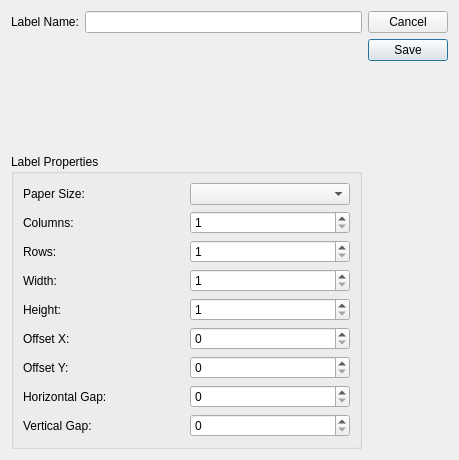
<?xml version="1.0" encoding="UTF-8"?>
<ui version="4.0">
 <class>LabelDefinitionEditor</class>
 <widget class="QDialog" name="LabelDefinitionEditor">
  <property name="geometry">
   <rect>
    <x>0</x>
    <y>0</y>
    <width>459</width>
    <height>460</height>
   </rect>
  </property>
  <property name="windowTitle">
   <string>Label Definition Editor</string>
  </property>
  <layout class="QGridLayout" name="gridLayout_2">
   <item row="0" column="0">
    <layout class="QVBoxLayout" name="verticalLayout_4">
     <item>
      <layout class="QVBoxLayout" name="verticalLayout_3">
       <item>
        <layout class="QHBoxLayout" name="horizontalLayout">
         <item>
          <widget class="QLabel" name="label">
           <property name="text">
            <string>Label Name:</string>
           </property>
          </widget>
         </item>
         <item>
          <widget class="QLineEdit" name="labelName"/>
         </item>
        </layout>
       </item>
       <item>
        <spacer name="verticalSpacer_2">
         <property name="orientation">
          <enum>Qt::Vertical</enum>
         </property>
         <property name="sizeHint" stdset="0">
          <size>
           <width>20</width>
           <height>13</height>
          </size>
         </property>
        </spacer>
       </item>
      </layout>
     </item>
     <item>
      <widget class="QGroupBox" name="groupBox">
       <property name="title">
        <string>Label Properties</string>
       </property>
       <layout class="QGridLayout" name="gridLayout">
        <item row="0" column="0">
         <layout class="QHBoxLayout" name="horizontalLayout_2">
          <item>
           <widget class="QLabel" name="label_2">
            <property name="text">
             <string>Paper Size:</string>
            </property>
           </widget>
          </item>
          <item>
           <widget class="QComboBox" name="paperSize"/>
          </item>
         </layout>
        </item>
        <item row="1" column="0">
         <layout class="QHBoxLayout" name="horizontalLayout_3">
          <item>
           <widget class="QLabel" name="label_3">
            <property name="text">
             <string>Columns:</string>
            </property>
           </widget>
          </item>
          <item>
           <widget class="QSpinBox" name="labelColumns">
            <property name="minimum">
             <number>1</number>
            </property>
            <property name="maximum">
             <number>16777215</number>
            </property>
           </widget>
          </item>
         </layout>
        </item>
        <item row="2" column="0">
         <layout class="QHBoxLayout" name="horizontalLayout_4">
          <item>
           <widget class="QLabel" name="label_4">
            <property name="text">
             <string>Rows:</string>
            </property>
           </widget>
          </item>
          <item>
           <widget class="QSpinBox" name="labelRows">
            <property name="minimum">
             <number>1</number>
            </property>
            <property name="maximum">
             <number>16777215</number>
            </property>
           </widget>
          </item>
         </layout>
        </item>
        <item row="3" column="0">
         <layout class="QHBoxLayout" name="horizontalLayout_5">
          <item>
           <widget class="QLabel" name="label_5">
            <property name="text">
             <string>Width:</string>
            </property>
           </widget>
          </item>
          <item>
           <widget class="QSpinBox" name="labelWidth">
            <property name="minimum">
             <number>1</number>
            </property>
            <property name="maximum">
             <number>16777215</number>
            </property>
           </widget>
          </item>
         </layout>
        </item>
        <item row="4" column="0">
         <layout class="QHBoxLayout" name="horizontalLayout_6">
          <item>
           <widget class="QLabel" name="label_6">
            <property name="text">
             <string>Height:</string>
            </property>
           </widget>
          </item>
          <item>
           <widget class="QSpinBox" name="labelHeight">
            <property name="minimum">
             <number>1</number>
            </property>
            <property name="maximum">
             <number>16777215</number>
            </property>
           </widget>
          </item>
         </layout>
        </item>
        <item row="5" column="0">
         <layout class="QHBoxLayout" name="horizontalLayout_7">
          <item>
           <widget class="QLabel" name="label_7">
            <property name="text">
             <string>Offset X:</string>
            </property>
           </widget>
          </item>
          <item>
           <widget class="QSpinBox" name="labelStartXOffset">
            <property name="maximum">
             <number>16777215</number>
            </property>
           </widget>
          </item>
         </layout>
        </item>
        <item row="6" column="0">
         <layout class="QHBoxLayout" name="horizontalLayout_8">
          <item>
           <widget class="QLabel" name="label_8">
            <property name="text">
             <string>Offset Y:</string>
            </property>
           </widget>
          </item>
          <item>
           <widget class="QSpinBox" name="labelStartYOffset">
            <property name="maximum">
             <number>16777215</number>
            </property>
           </widget>
          </item>
         </layout>
        </item>
        <item row="7" column="0">
         <layout class="QHBoxLayout" name="horizontalLayout_9">
          <item>
           <widget class="QLabel" name="label_9">
            <property name="text">
             <string>Horizontal Gap:</string>
            </property>
           </widget>
          </item>
          <item>
           <widget class="QSpinBox" name="labelHorizontalGap">
            <property name="maximum">
             <number>16777215</number>
            </property>
           </widget>
          </item>
         </layout>
        </item>
        <item row="8" column="0">
         <layout class="QHBoxLayout" name="horizontalLayout_10">
          <item>
           <widget class="QLabel" name="label_10">
            <property name="text">
             <string>Vertical Gap:</string>
            </property>
           </widget>
          </item>
          <item>
           <widget class="QSpinBox" name="labelVerticalGap">
            <property name="maximum">
             <number>16777215</number>
            </property>
           </widget>
          </item>
         </layout>
        </item>
       </layout>
      </widget>
     </item>
    </layout>
   </item>
   <item row="0" column="1">
    <layout class="QVBoxLayout" name="verticalLayout_2">
     <item>
      <layout class="QVBoxLayout" name="verticalLayout">
       <item>
        <widget class="QPushButton" name="btnCancel">
         <property name="text">
          <string>Cancel</string>
         </property>
         <property name="autoDefault">
          <bool>false</bool>
         </property>
        </widget>
       </item>
       <item>
        <widget class="QPushButton" name="btnSave">
         <property name="text">
          <string>Save</string>
         </property>
        </widget>
       </item>
      </layout>
     </item>
     <item>
      <spacer name="verticalSpacer">
       <property name="orientation">
        <enum>Qt::Vertical</enum>
       </property>
       <property name="sizeHint" stdset="0">
        <size>
         <width>20</width>
         <height>258</height>
        </size>
       </property>
      </spacer>
     </item>
    </layout>
   </item>
  </layout>
 </widget>
 <resources/>
 <connections/>
</ui>
